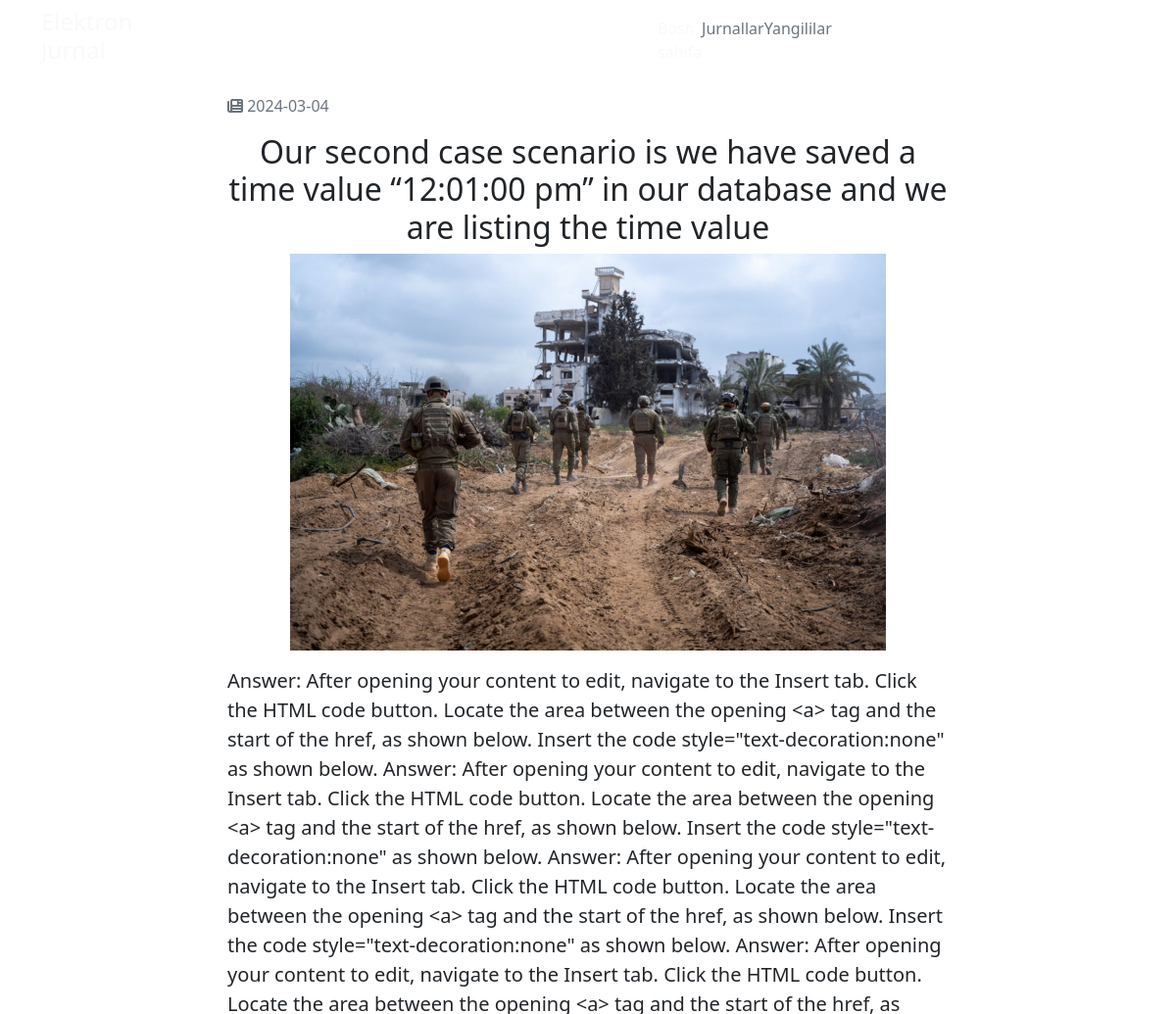
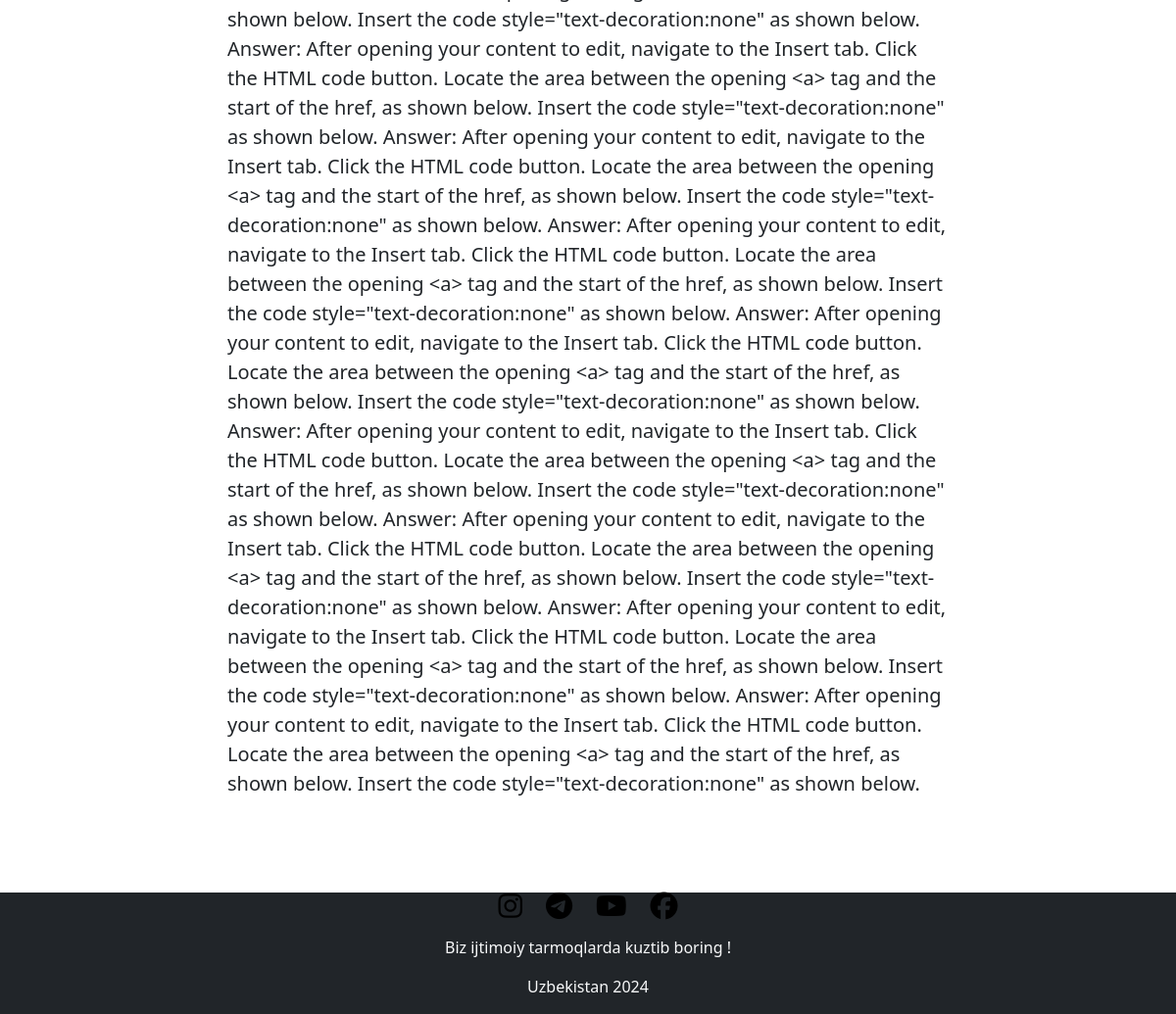
/yangilik_detel/1/, run on the app's committed database (2 pictures, top to bottom).
### blog/models.py (models this page shows, shortened)
class Yangiliklar(models.Model):
    class Status(models.TextChoices):
        qoralama = "QR","qoralama"
        chopetilish = "CHP", "chopetilish"
    nomi = models.CharField(max_length=1000)
    slug = models.SlugField(max_length=1000)
    text = models.TextField()
    rasm = models.ImageField(upload_to='news/images')
    chopetilishVaqti = models.DateTimeField(default=timezone.now)
    yaratilganVaqti = models.DateTimeField(auto_now_add=True)
    ozgarishVaqti = models.DateTimeField(auto_now=True)
    mainNew = models.BooleanField(default=False)
    holati = models.CharField(max_length=3, choices=Status.choices, default=Status.qoralama)
    class Meta:
        ordering = ['-chopetilishVaqti']
    objects = models.Manager()

### blog/views.py (the view)
# urls.py: path('yangilik_detel/<int:id>/', yangilik_detel, name="yangilik_detel"),
def yangilik_detel(request, id):
    detel = get_object_or_404(Yangiliklar, id=id)
    context = {
        "yangilik_detel": detel
    }
    return render(request, "yangilik_detel.html", context=context)

### templates/yangilik_detel.html (shortened to what this page needs)
{% load static %}
<!DOCTYPE html>
<html lang="en">
<head>
  <link rel="stylesheet" href="{% static 'style/bootstrap.css' %}">
  <link rel="stylesheet" href="{% static 'malumotlar/malumotlar.css' %}">
    <link rel="stylesheet" href="https://cdnjs.cloudflare.com/ajax/libs/font-awesome/6.5.1/css/all.min.css">
    <link rel="stylesheet" href="{% static 'fonts/font.css' %}">
</head>
<body>
  <div class="active-container">
    <header>
      <nav class="navbar d-flex position-fixed w-100">
      <div class="container ">
        <a style="text-decoration:none" href="{% url 'asosiy' %}">
          <h4 class="text-light">Elektron <br> Jurnal</h4>
            </a>
        <div class="row w-1 d-xl-flex d-none justify-content-end">
          <div class="col-5 d-flex justify-content-between">
            <a class="text-decoration-none text-light " href="{% url 'asosiy' %}">Bosh sahifa</a>
            <a class="text-decoration-none text-secondary " href="{% url 'jurnallar' %}">Jurnallar</a>
            <a class="text-decoration-none text-secondary " href="{% url 'yangiliklar' %}">Yangililar</a>
          </div>
        </div>
      </div>
        </nav>
      </header>
  </div>
    <div class="container">
      <div class="row justify-content-center">
        <div class="col-xl-8 col-12 mt-5 ">
          <div class="card2 w-100 bor mt-5 font">
            <p class="text-secondary mt-4">
              <span><i class="fa-solid text-secondary fa-newspaper"></i></span>
              {{yangilik_detel.chopetilishVaqti|date:'Y-m-d'}}
            </p>
            <h2 class="font-fammily text-center">
              {{yangilik_detel.nomi}}
            </h2>
          </div>
          <div class="img d-flex justify-content-center w-100  h80 padding-1">
            <img class="img-fluid " src="{{yangilik_detel.rasm.url}}" alt="">
          </div>
          <p class="mt-3 fs-5 padding-1 font-fammily-1">
           {{yangilik_detel.text}}
          </p>
          <br>
        </div>
      </div>
    </div>
    <div class="futter bg-dark mt-5">
      <div class="container">
        <div class="row justify-content-center mt-1">
          <div class="col-xl-4 d-flex justify-content-center gap-4">
            <a class="text-decoration-none" href="">
              <div class="card1 d-flex justify-content-center align-items-center">
                <i class="fa-brands fs-3 text-black fa-instagram"></i>
              </div>
            </a>
            <a class="text-decoration-none"  href="">
              <div class="card1 d-flex justify-content-center align-items-center">
                <i class="fa-brands fs-3 text-black fa-telegram"></i>
              </div>
            </a>
            <a class="text-decoration-none"  href="">
              <div class="card1 d-flex justify-content-center align-items-center">
                <i class="fa-brands fs-3 text-black fa-youtube"></i>
              </div>
            </a>
            <a class="text-decoration-none"  href="">
              <div class="card1 d-flex justify-content-center align-items-center">
                <i class="fa-brands fs-3 text-black fa-facebook"></i>
              </div>
            </a>
          </div>
        </div>
        <div class="row justify-content-center mt-3 ">
          <div class="col-xl-5 col-md-9">
            <p class="text-light text-center font-size1">Biz ijtimoiy tarmoqlarda kuztib boring !</p>
            <p class="text-light text-center font-size">Uzbekistan 2024</p>
          </div>
        </div>
      </div>
    </div>
</body>
</html>

### data on the page
Yangiliklar: chopetilishVaqti "2024-03-04", nomi "Our second case scenario is we have saved a time value “12:01:00 pm” in our database and we are listing the time value", rasm (picture), text "Answer: After opening your content to edit, navigate to the Insert tab. Click the HTML code button. Locate the area between the opening <a> tag and the start of the href, as shown below. Insert the code style=\"text-decoration:none\" as shown below. Answer: After opening your content to edit, navigate to the Insert tab. Click the HTML code button. Locate the area between the opening <a> tag and the start of the href, as shown below. Insert the code style=\"text-decoration:none\" as shown below. Answer: After opening your content to edit, navigate to the Insert tab. Click the HTML code button. Locate the area between the opening <a> tag and the start of the href, as shown below. Insert the code…"
